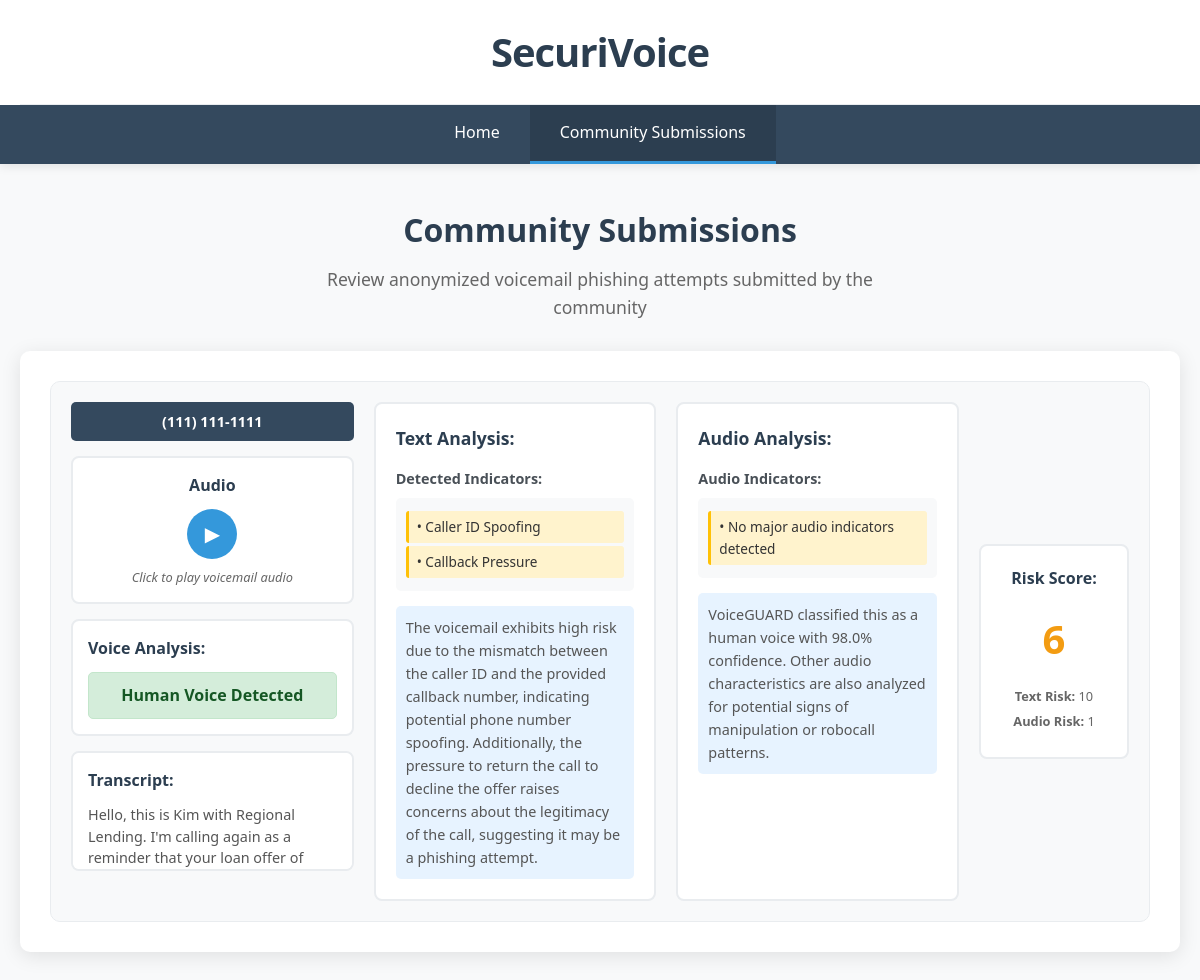
Before: /community with the older database file.
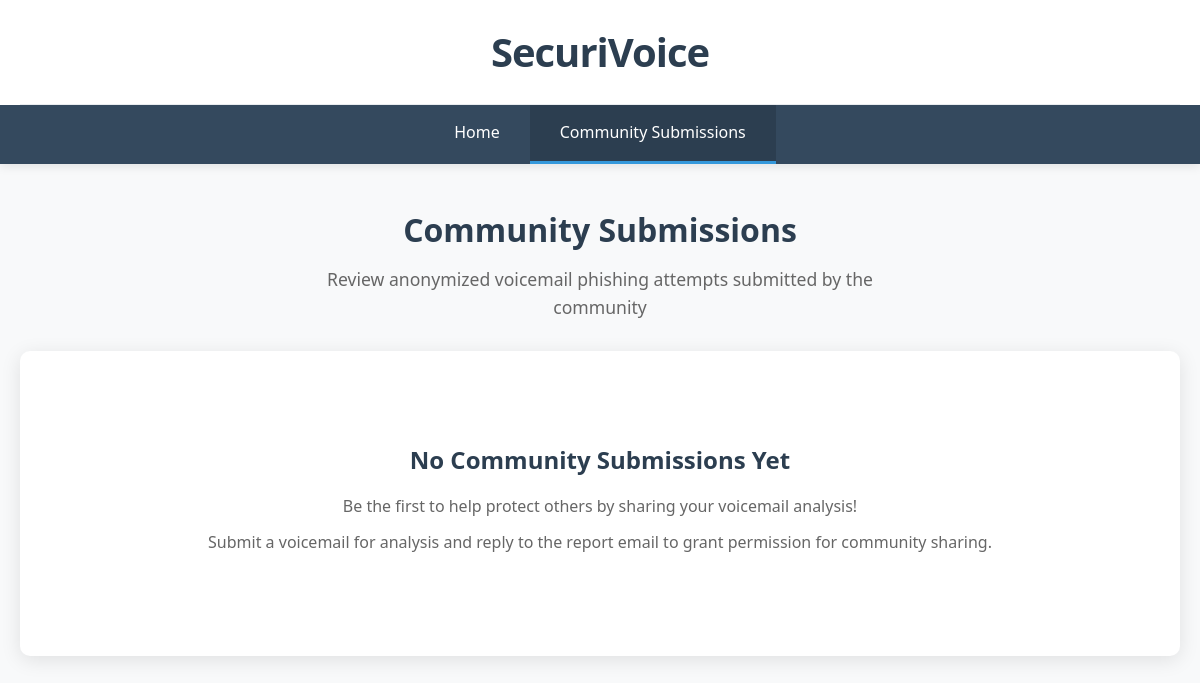
After: the same page with the newer database file.
### tables this page shows
CREATE TABLE voicemail_submissions (
                        id INTEGER PRIMARY KEY AUTOINCREMENT,
                        phone_number TEXT NOT NULL,
                        transcript TEXT NOT NULL,
                        transcript_hash TEXT UNIQUE NOT NULL,
                        audio_file_path TEXT,
                        submission_date TIMESTAMP DEFAULT CURRENT_TIMESTAMP,
                        text_risk_score INTEGER,
                        text_analysis TEXT,
                        text_indicators TEXT,
                        caller_id_mismatch BOOLEAN DEFAULT FALSE,
                        transcript_numbers TEXT,
                        audio_risk_score INTEGER DEFAULT NULL,
                        overall_risk_score INTEGER DEFAULT NULL,
                        analysis_date TIMESTAMP,
                        sender_email TEXT DEFAULT NULL
                    , community_permission BOOLEAN DEFAULT FALSE, permission_granted_at TIMESTAMP DEFAULT NULL, permission_email_uid TEXT DEFAULT NULL, shared_to_community BOOLEAN DEFAULT FALSE, shared_at TIMESTAMP DEFAULT NULL, audio_analysis TEXT DEFAULT NULL, audio_indicators TEXT DEFAULT NULL, audio_confidence REAL DEFAULT NULL, is_ai_generated BOOLEAN DEFAULT NULL, audio_metrics TEXT DEFAULT NULL, audio_analysis_date TIMESTAMP DEFAULT NULL, tracking_code TEXT DEFAULT NULL);

### app.py (the view)
@app.route('/community')
def community():
    submissions = get_community_submissions()
    return render_template('community.html', submissions=submissions)

### templates/community.html (shortened to what this page needs)
<!DOCTYPE html>
<html lang="en">
<head>
</head>
<body>
    <header class="header">
        <div class="container">
            <div class="logo">
                <h1>SecuriVoice</h1>
            </div>
        </div>
        <nav class="nav">
            <div class="container nav-container">
                <ul>
                    <li><a href="/">Home</a></li>
                    <li><a href="/community" class="active">Community Submissions</a></li>
                </ul>
            </div>
        </nav>
    </header>
    <main class="main">
        <div class="container">
            <div class="page-title">
                <h2>Community Submissions</h2>
                <p>Review anonymized voicemail phishing attempts submitted by the community</p>
            </div>
            <div class="submissions-container">
                {% if submissions %}
                    {% for submission in submissions %}
                    <div class="submission">
                        <div class="audio-section">
                            <div class="phone-number">{{ submission.phone_number }}</div>
                            <div class="audio-player">
                                <h4>Audio</h4>
                                <button class="play-button" data-submission-id="{{ submission.id }}">▶</button>
                                <p class="audio-note">Click to play voicemail audio</p>
                            </div>
                            <div class="voice-detection">
                                <h4>Voice Analysis:</h4>
                                <div class="voice-result {{ submission.ai_class }}">
                                    {{ submission.ai_status }}
                                </div>
                            </div>
                            <div class="transcript">
                                <h4>Transcript:</h4>
                                <p>{{ submission.transcript[:500] }}{% if submission.transcript|length > 500 %}...{% endif %}</p>
                            </div>
                        </div>
                        <div class="text-analysis">
                            <div class="analysis-box">
                                <h4>Text Analysis:</h4>
                                <div class="indicators-section">
                                    <h5>Detected Indicators:</h5>
                                    <div class="indicators-list">
                                        {% if submission.text_indicators %}
                                            {% for indicator in submission.text_indicators %}
                                            <div class="indicator-item">• {{ indicator }}</div>
                                            {% endfor %}
                                        {% else %}
                                            <div class="indicator-item">• No major text indicators detected</div>
                                        {% endif %}
                                    </div>
                                </div>
                                <div class="analysis-explanation">
                                    <p>{{ submission.text_analysis }}</p>
                                </div>
                            </div>
                        </div>
                        <div class="audio-analysis">
                            <div class="analysis-box">
                                <h4>Audio Analysis:</h4>
                                <div class="indicators-section">
                                    <h5>Audio Indicators:</h5>
                                    <div class="indicators-list">
                                        {% if submission.audio_indicators %}
                                            {% for indicator in submission.audio_indicators %}
                                            <div class="indicator-item">• {{ indicator }}</div>
                                            {% endfor %}
                                        {% else %}
                                            <div class="indicator-item">• No major audio indicators detected</div>
                                        {% endif %}
                                    </div>
                                </div>
                                <div class="analysis-explanation">
                                    <p>{{ submission.audio_analysis }}</p>
                                </div>
                            </div>
                        </div>
                        <div class="risk-section">
                            <div class="risk-score">
                                <h4>Risk Score:</h4>
                                <div class="risk-number {{ submission.risk_class }}">{{ submission.overall_risk_score }}</div>
                                <div class="risk-breakdown">
                                    <div><strong>Text Risk:</strong> {{ submission.text_risk_score }}</div>
                                    <div><strong>Audio Risk:</strong> {% if submission.audio_risk_score %}{{ submission.audio_risk_score }}{% else %}N/A{% endif %}</div>
                                </div>
                            </div>
                        </div>
                    </div>
                    {% endfor %}
                {% else %}
                    <div class="empty-state">
                        <h3>No Community Submissions Yet</h3>
                        <p>Be the first to help protect others by sharing your voicemail analysis!</p>
                        <p>Submit a voicemail for analysis and reply to the report email to grant permission for community sharing.</p>
                    </div>
                {% endif %}
            </div>
        </div>
    </main>
</body>
</html>

### templates/community.html (style rules this page uses)
* { margin: 0; padding: 0; box-sizing: border-box; }
body { font-family: 'Segoe UI', Tahoma, Geneva, Verdana, sans-serif; line-height: 1.6; color: #333; background-color: #f8f9fa; }
.container { max-width: 1200px; margin: 0 auto; padding: 0 20px; }
.header { background-color: #fff; box-shadow: 0 2px 10px rgba(0,0,0,0.1); position: sticky; top: 0; z-index: 100; }
.logo { text-align: center; padding: 20px 0; border-bottom: 1px solid #e9ecef; }
.logo h1 { font-size: 2.5rem; font-weight: 700; color: #2c3e50; letter-spacing: -1px; }
.nav { background-color: #34495e; }
.nav-container { display: flex; justify-content: center; align-items: center; }
.nav ul { display: flex; list-style: none; margin: 0; padding: 0; }
.nav li { margin: 0; }
.nav a { display: block; padding: 15px 30px; color: white; text-decoration: none; font-weight: 500; transition: background-color 0.3s ease; border-bottom: 3px solid transparent; }
.nav a.active { background-color: #2c3e50; border-bottom-color: #3498db; }
.main { padding: 40px 0; }
.page-title { text-align: center; margin-bottom: 30px; }
.page-title h2 { font-size: 2rem; color: #2c3e50; margin-bottom: 10px; font-weight: 600; }
.page-title p { font-size: 1.1rem; color: #666; max-width: 600px; margin: 0 auto; }
.submissions-container { background: white; border-radius: 10px; padding: 30px; box-shadow: 0 4px 20px rgba(0,0,0,0.1); max-height: 70vh; overflow-y: auto; }
.empty-state { text-align: center; padding: 60px 20px; color: #666; }
.empty-state h3 { color: #2c3e50; margin-bottom: 15px; font-size: 1.5rem; }
.empty-state p { margin-bottom: 10px; font-size: 1rem; line-height: 1.6; }

Changed rows visible on the page:
removed voicemail_submissions: phone_number "(111) 111-1111", ai_status "Human Voice Detected", transcript "Hello, this is Kim with Regional Lending. I'm calling again as a reminder that your loan offer of…", text_indicators "Caller ID Spoofing" "Callback Pressure", text_analysis "The voicemail exhibits high risk due to the mismatch between the caller ID and the provided callback number, indicating potential phone number spoofing. Additionally, the pressure to return the call to decline the offer raises concerns about the legitimacy of the call, suggesting it may be a phishing attempt.", audio_analysis "VoiceGUARD classified this as a human voice with 98.0% confidence. Other audio characteristics are also analyzed for potential signs of manipulation or robocall patterns.", overall_risk_score "6", text_risk_score "10", audio_risk_score "1"
Other visible differences:
text now shown: "No Community Submissions Yet Be the first to help protect others by sharing your voicemail analysis! Submit a voicemail for analysis and reply to the report email to grant permission for community sharing."
